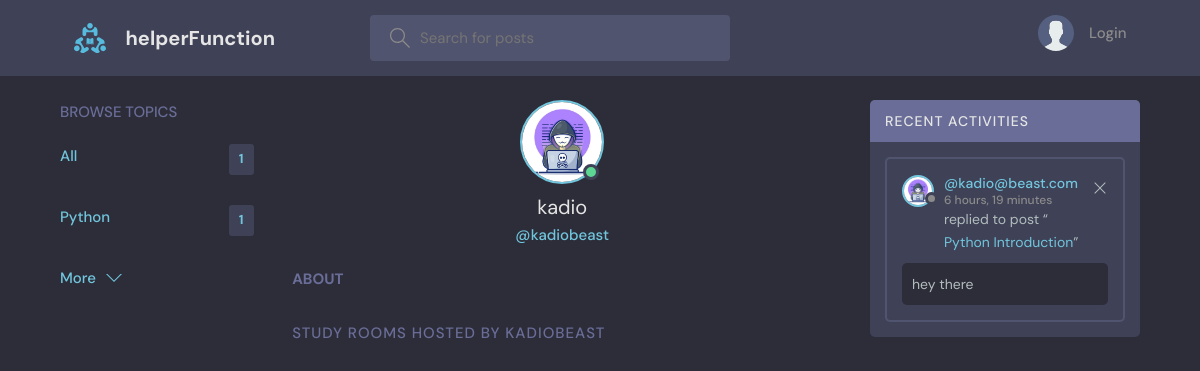
The app's page /profile/2/ with its own data.
### base/models.py (models this page shows, shortened)
class Topic(models.Model):
    name = models.CharField( max_length=200)

class User(AbstractUser): #400tuser
    name = models.CharField(max_length=100,null=True)
    email = models.EmailField(unique=True)
    bi0 = models.TextField(null=True)
    avatar = models.ImageField(null=True ,default='avatar.svg')
    USERNAME_FIELD = 'email'
    REQUIRED_FIELDS = []

class Message(models.Model):
    user = models.ForeignKey(User, on_delete=models.CASCADE)
    room = models.ForeignKey(Room, on_delete=models.CASCADE)
    body = models.TextField()
    updated = models.DateTimeField(auto_now=True)
    created = models.DateTimeField(auto_now_add=True)
    class Meta:
        ordering = ['-updated','-created']

class Room(models.Model):
    name = models.CharField( max_length=100)
    host = models.ForeignKey(User, on_delete=models.SET_NULL,null=True)
    topic = models.ForeignKey(Topic, on_delete=models.SET_NULL,null=True)
    description = models.TextField(null=True,blank=True)
    participants = models.ManyToManyField(User,related_name="participants",blank=True)
    updated = models.DateTimeField( auto_now=True)
    created = models.DateTimeField(auto_now_add=True)
    class Meta:
        ordering = ['-updated','-created']
    def __str__(self):
        return str(self.name)

### base/views.py (the view)
# urls.py: path('profile/<str:pk>/', views.userProfile,name="user-profile"),
def userProfile(request,pk):
    user = User.objects.get(id=pk)
    rooms = user.room_set.all()
    room_messages = user.message_set.all()
    topics = Topic.objects.all()
    context = {'user':user,'rooms':rooms,'room_messages':room_messages,'topics':topics }
    return render(request ,'base/profile.html',context)

### base/templates/base/profile.html (shortened to what this page needs)
{% extends 'main.html' %}
{% block content %}
<main class="profile-page layout layout--3">
  <div class="container">
    {% include 'base/topics_component.html' %}
    <div class="roomList">
      <div class="profile">
        <div class="profile__avatar">
          <div class="avatar avatar--large active">
            <img src="{{user.avatar.url}}" />
          </div>
        </div>
        <div class="profile__info">
          <h3>{{user.name}}</h3>
          <p>@{{user.username}}</p>
        </div>
        <div class="profile__about">
          <h3>About</h3>
        </div>
      </div>
      <div class="roomList__header">
        <div>
          <h2>Study Rooms Hosted by {{user.username}}</a>
          </h2>
        </div>
      </div>
    </div>
    {% include 'base/activity_component.html' %}
  </div>
</main>
{% endblock content %}

### templates/main.html (shortened to what this page needs)
<!DOCTYPE html>
{% load static %}
<html lang="en">
<head>
    <link rel="stylesheet" href="{% static 'styles/style.css' %}" />
</head>
<body>
    {% include 'navbar.html' %}
    {% block content %}
    {% endblock %}
</body>
</html>

### templates/navbar.html (shortened to what this page needs)
{% load static %}
<header class="header header--loggedIn">
    <div class="container">
        <a href="{% url 'home' %}" class="header__logo">
            <img src="{% static 'images/logo.svg' %}" />
            <h1>helperFunction</h1>
        </a>
        <form class="header__search" method="GET" action="{% url 'home' %}">
            <label>
                <input name="q" placeholder="Search for posts" />
            </label>
        </form>
        <nav class="header__menu">
            {% if request.user.is_authenticated %}
            <div class="header__user">
                <a href="{% url 'user-profile' request.user.id %}">
                    <div class="avatar avatar--medium active">
                        <img src="{{request.user.avatar.url}}" />
                    </div>
                    <p>{{request.user.username}} <span>@{{request.user.username}}</span></p>
                </a>
                <button class="dropdown-button">
                    <svg version="1.1" xmlns="http://www.w3.org/2000/svg" width="32" height="32" viewBox="0 0 32 32">
                        <title>chevron-down</title>
                        <path d="M16 21l-13-13h-3l16 16 16-16h-3l-13 13z"></path>
                    </svg>
                </button>
            </div>
            {% else %}
            <a href="{% url 'login' %}">
                <img src="{% static 'images/avatar.svg' %}" />
                <p>Login</p>
            </a>
            {% endif %}
        </nav>
    </div>
</header>

### base/templates/base/topics_component.html
<div class="topics">
    <div class="topics__header">
      <h2>Browse Topics</h2>
    </div>
    <ul class="topics__list">
        <li>
            <a href="{% url 'home'%}" class="active">All <span>{{topics.count}}</span></a>
          </li>
        {% for topic in topics  %}
        <li>
            <a href="{% url 'home'%}?q={{topic.name}}" class="active">{{topic.name}} <span>{{topic.room_set.all.count}}</span></a>
          </li>
      {% endfor %}
    </ul>
    <a class="btn btn--link" href="{% url 'topics' %}">
      More
      <svg version="1.1" xmlns="http://www.w3.org/2000/svg" width="32" height="32" viewBox="0 0 32 32">
        <title>chevron-down</title>
        <path d="M16 21l-13-13h-3l16 16 16-16h-3l-13 13z"></path>
      </svg>
    </a>
  </div>

### base/templates/base/activity_component.html
<div class="activities">
    <div class="activities__header">
      <h2>Recent Activities</h2>
    </div>
    {% for message in room_messages %}
    <div class="activities__box">
      <div class="activities__boxHeader roomListRoom__header">
        <a href="{% url 'user-profile' message.user.id %}" class="roomListRoom__author">
          <div class="avatar avatar--small">
            <img src="{{message.user.avatar.url}}" />
          </div>
          <p>
            @{{message.user}}
            <span>{{message.created | timesince}}</span>
          </p>
        </a>
        <div class="roomListRoom__actions">
          <a href="#">
            <svg version="1.1" xmlns="http://www.w3.org/2000/svg" width="32" height="32" viewBox="0 0 32 32">
              <title>remove</title>
              <path
                d="M27.314 6.019l-1.333-1.333-9.98 9.981-9.981-9.981-1.333 1.333 9.981 9.981-9.981 9.98 1.333 1.333 9.981-9.98 9.98 9.98 1.333-1.333-9.98-9.98 9.98-9.981z"
              ></path>
            </svg>
          </a>
        </div>
      </div>
      <div class="activities__boxContent">
        <p>replied to post “<a href="room.html">{{message.room}}</a>”</p>
        <div class="activities__boxRoomContent">
          {{message.body}}
        </div>
      </div>
    </div>
    {% endfor %}
  </div>

### records on screen
Topic: name "Python", room_set.all.count "1"
User: avatar (picture), name "kadio", username "kadiobeast", username "KADIOBEAST"
Message: user.avatar (picture), user "kadio@beast.com", created "6 hours, 19 minutes", room "Python Introduction", body "hey there"

### other values on screen
{{ topics.count }} "1"
